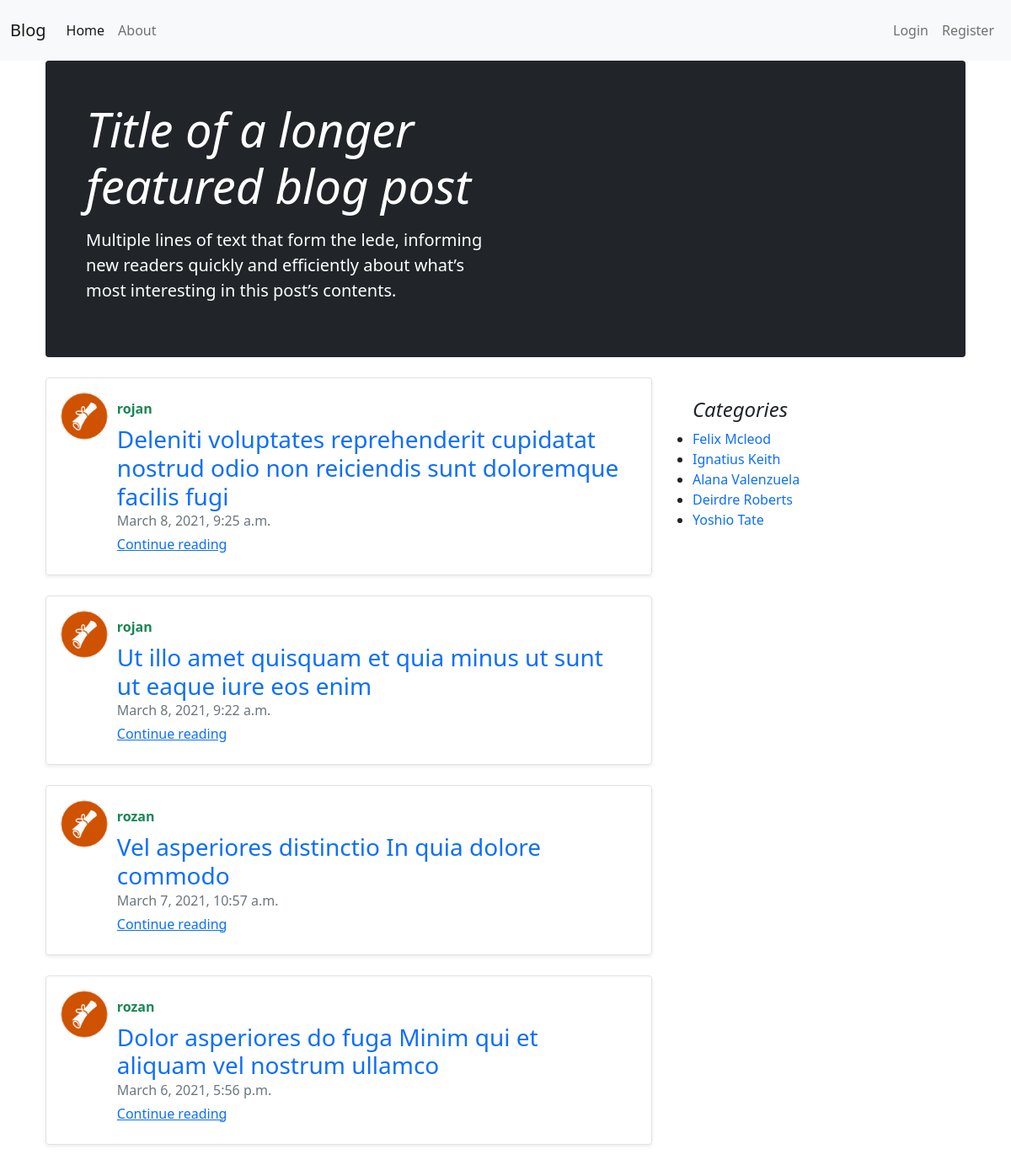
Page /blog/ on the earlier database version.
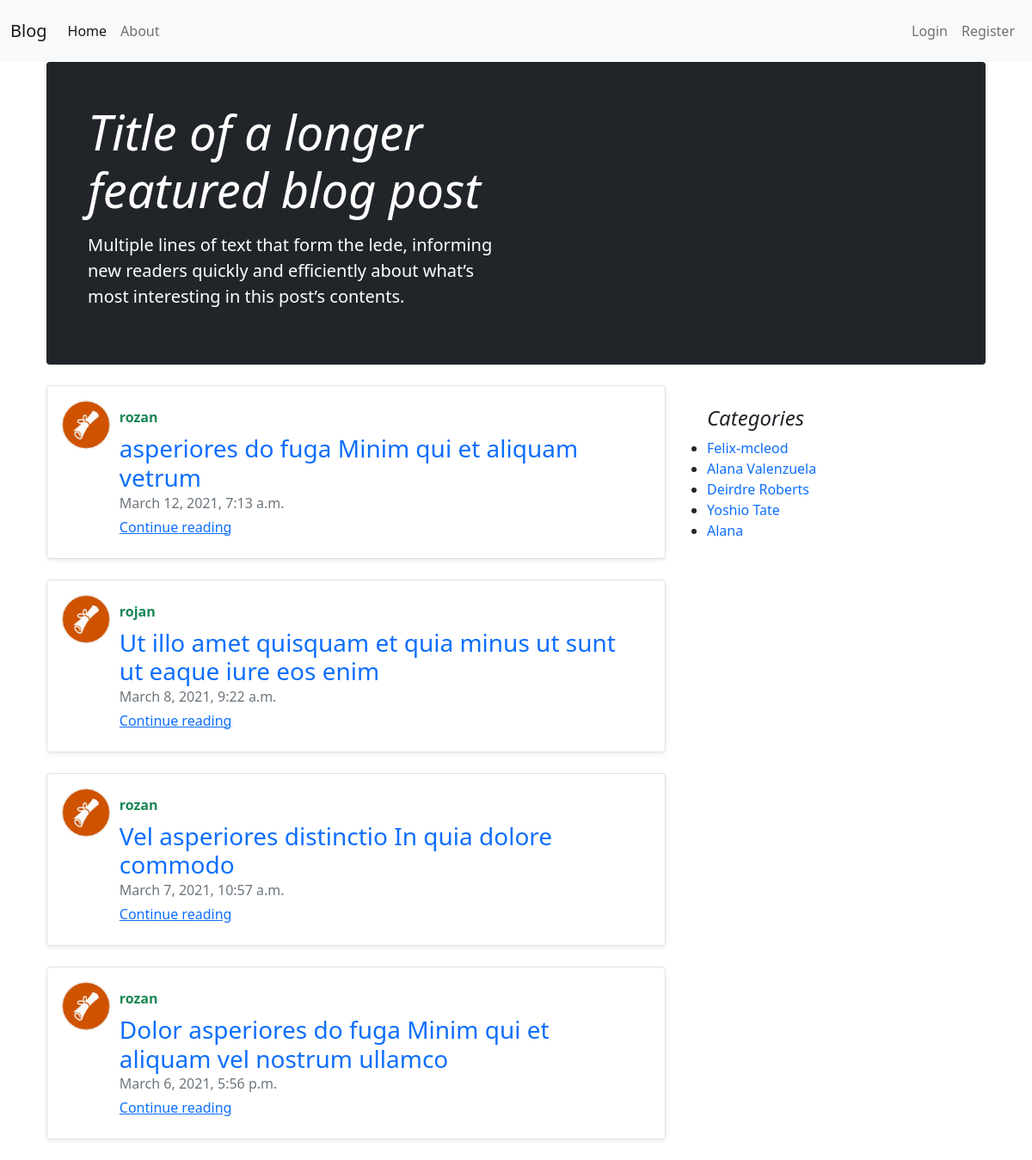
Same page on the later database version.
### blog/models.py (models this page shows, shortened)
class Post(models.Model):
    title = models.CharField(max_length=100)
    content = models.TextField()
    date_posted = models.DateTimeField(auto_now_add=True)
    author = models.ForeignKey(User, on_delete=models.CASCADE)
    category = models.ForeignKey(Category, on_delete=models.CASCADE, null=True)

class Category(models.Model):
    name = models.CharField(max_length=255)
    slug = models.SlugField(max_length=255)

### users/models.py (models this page shows, shortened)
class Profile(models.Model):
    user = models.OneToOneField(User, on_delete=models.CASCADE)
    image = models.ImageField(upload_to='profile_pics', default='default.png')

### blog/views.py (the view)
# urls.py: path('', PostListView.as_view(), name = 'blog-home'),
class PostListView(ListView):
    model = Post
    template_name = 'blog/home.html'
    context_object_name = 'posts'
    ordering = ['-date_posted']

### basket/context_processors.py (called while the page is built)
def basket(request):
    return{
        'basket': Basket(request)
    }

### blog/context_processors.py (called while the page is built)
def cats(request):
    return {
        'catgs': Category.objects.all()
    }

### onlinestore/context_processors.py (called while the page is built)
def categories(request):
    return {
        'categories': Category.objects.all()
    }

### templates/blog/home.html (shortened to what this page needs)
{% extends './base.html' %}
{% block 'content' %}
<main class="container">
    <div class="p-4 p-md-5 mb-4 text-white rounded bg-dark">
        <div class="col-md-6 px-0">
            <h1 class="display-4 fst-italic">Title of a longer featured blog post</h1>
            <p class="lead my-3">Multiple lines of text that form the lede, informing new readers quickly and
                efficiently about what’s most interesting in this post’s contents.</p>
        </div>
    </div>
    <div class="row">
        <div class="col-md-8">
            {% for post in posts%}
            <div class="row g-0 border rounded overflow-hidden  mb-4 shadow-sm ">
                <div class="col-1">
                    <img class="bd-placeholder-img rounded-circle p-3" style="height:90px;"
                         src="{{post.author.profile.image.url}}" alt="">
                </div>
                <div class="col p-4 d-flex flex-column position-static">
                    <strong class="d-inline-block mb-2 text-success">{{post.author}}</strong>
                    <a href="{% url 'blog:show' post.id%}" style="text-decoration:none;"><h3 class="mb-0">
                        {{post.title}} </h3></a>
                    <div class="mb-1 text-muted"> {{post.date_posted}}</div>
                    <a href="{% url 'blog:show' post.id%}" class="">Continue reading</a>
                </div>
            </div>
            {% endfor %}
        </div>
        <div class="col-md-4">
            <div class="p-4">
                <h4 class="fst-italic">Categories</h4>
                <ul class="list-group list-group-flush">
                    {% for category in catgs %}
                    <li><a href="{% url 'blog:cat_posts' category.slug %}" style="text-decoration:none">{{category.name}}</a>
                    </li>
                    {% endfor %}
                </ul>
            </div>
        </div>
    </div>
</main>
{% endblock %}

### templates/blog/base.html (shortened to what this page needs)
<!doctype html>
<html lang="en">
<head>
    <link href="https://cdn.jsdelivr.net/npm/bootstrap@5.0.0-beta2/dist/css/bootstrap.min.css" rel="stylesheet"
>
</head>
<body>
{% include './navbar.html'%}
<div class="container">
    {% block 'content' %}
    {% endblock %}
</div>
</body>
</html>

### templates/blog/navbar.html (shortened to what this page needs)
<nav class="navbar navbar-expand-lg sticky-top navbar-light bg-light">
    <div class="container-fluid">
        <a class="navbar-brand" href="{% url 'blog:blog-home' %}">Blog</a>
        <div class="collapse navbar-collapse" id="navbarText">
            <ul class="navbar-nav me-auto mb-2 mb-lg-0">
                <li class="nav-item">
                    <a class="nav-link active" aria-current="page" href="{% url 'blog:blog-home' %}">Home</a>
                </li>
                <li class="nav-item">
                    <a class="nav-link" href="{% url 'blog:blog-about' %}">About</a>
                </li>
            </ul>
            <span class="navbar-text">
        <ul class="navbar-nav me-auto mb-2 mb-lg-0">
          {% if user.is_authenticated %}
          <a class="nav-link " aria-current="page" href="{% url 'blog:create' %}">New Post</a>
          <a class="nav-link " aria-current="page" href="{% url 'users:logout' %}">Log out</a>
          <a class="nav-link " aria-current="page" href="{% url 'users:profile' %}">Profile</a>
          {% else %}
          <li class="nav-item">
          <a class="nav-link " aria-current="page" href="{% url 'users:login' %}">Login</a>
        </li>
        <li class="nav-item">
          <a class="nav-link" href="{% url 'users:register' %}">Register</a>
        </li>
          {% endif %}
      </ul>
      </span>
        </div>
    </div>
</nav>

Differences in the rows shown:
removed Post: author.profile.image (picture), author "rojan", title "Deleniti voluptates reprehenderit cupidatat nostrud odio non reiciendis sunt doloremque facilis fugi", date_posted "March 8, 2021, 9:25 a.m."
removed Category: name "Ignatius Keith"
added Post: author.profile.image (picture), author "rozan", title "asperiores do fuga Minim qui et aliquam vetrum", date_posted "March 12, 2021, 7:13 a.m."
changed Category: name "Felix Mcleod" → "Felix-mcleod"
added Category: name "Alana"
